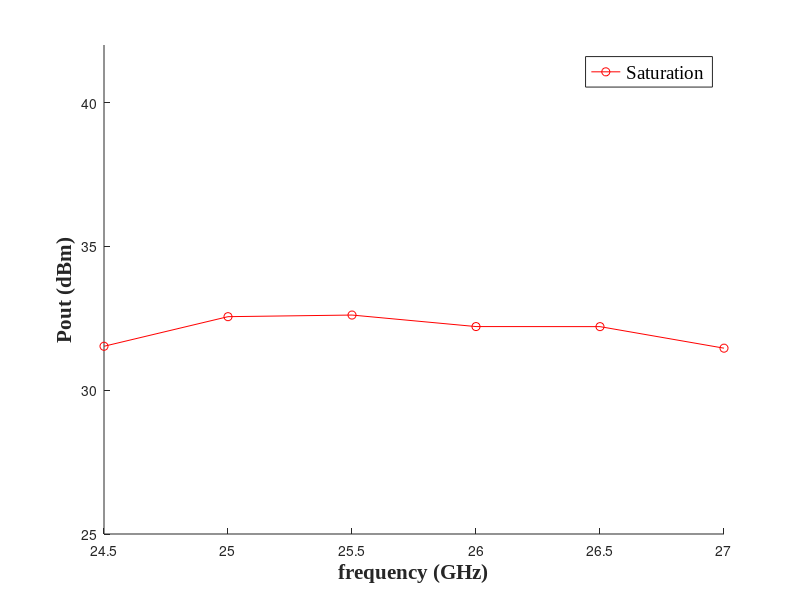
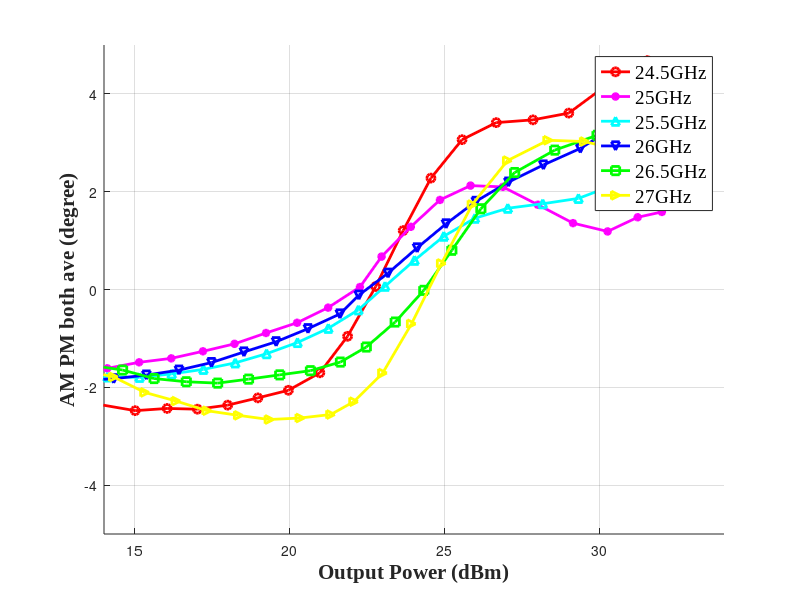
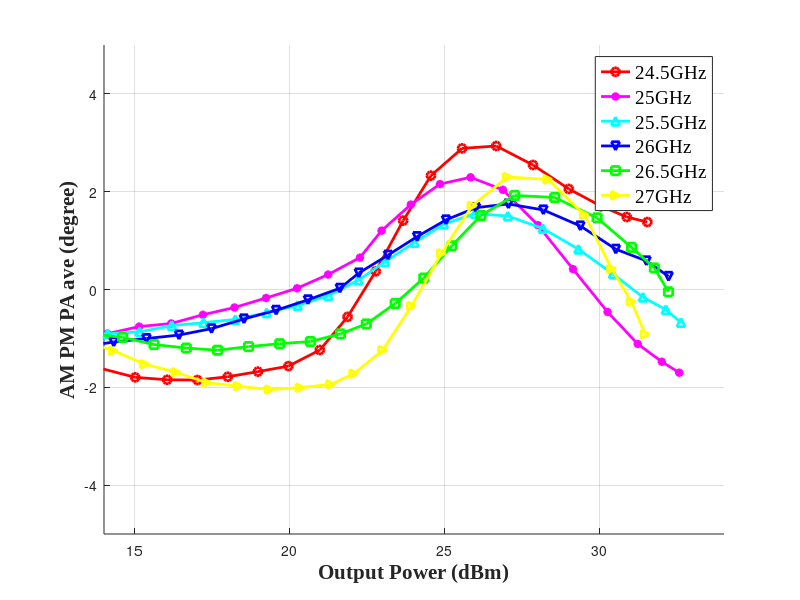
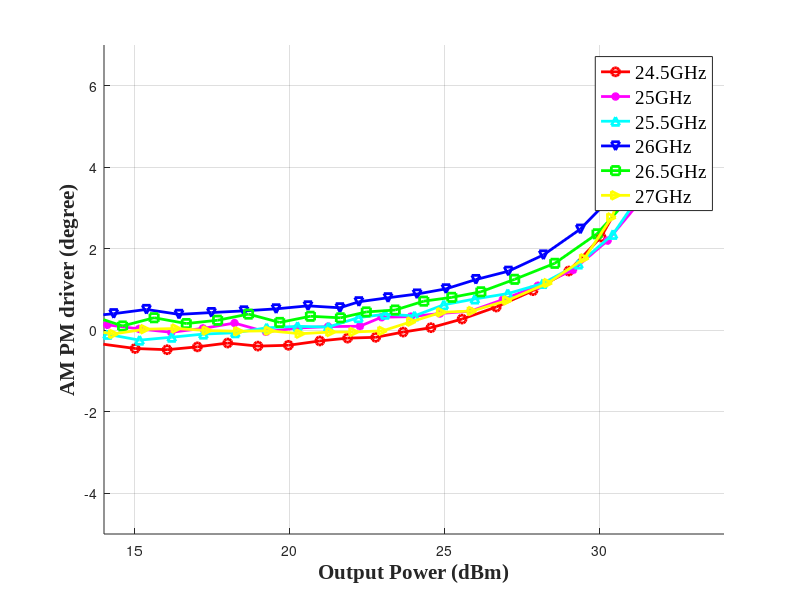

These figures' MATLAB source, in order:
%Main_NDPA_DPA_AM_PM
clc
clear
close all

%
Freq_real=24.5:0.5:27; Pin_real=-36:1:-9; 
pin_min=-36;
pin_max=-9;
load('Driver_24G_30G_SBP_mmwave_2.mat')

%
Nd=length(Gain_driver); Nf=length(Freq_real);
AMPM_real=zeros(Nd,Nf); AMAM_real=zeros(Nd,Nf); 
Pout_real=zeros(Nd,Nf); DE_real1=zeros(Nd,Nf);
Gain_PA_real=zeros(Nd,Nf); PAE_real1=zeros(Nd,Nf);
AMPM_both=zeros(Nd,Nf);AMPM_ave=zeros(Nd,Nf);
AMPM_PA=zeros(Nd,Nf);AMPM_PA2=zeros(Nd,Nf);
AMPM_PA_ave=zeros(Nd,Nf);AMPM_driver=zeros(Nd,Nf);
%
%AMPM_real(:,1)=Phase_PA-mean(Phase_PA);
% driver_array=fun_phase_array_SBP(Freq_real(1)*1e9,pin_min,pin_max);
% AMPM_driver(:,1)=driver_array-mean(driver_array);
% AMPM_both(:,1)=Phase_PA_Driver-mean(Phase_PA_Driver);
% AMPM_PA(:,1)=AMPM_both(:,1)-driver_array(1);
% AMPM_PA2(:,1)=AMPM_PA(:,1)-mean(AMPM_PA(:,1));
% AMPM_PA_ave(:,1)=movmean(AMPM_PA2(:,1),5);
% AMPM_ave(:,1)=movmean(AMPM_both(:,1),5);
% Pout_real(:,1)=Pout;
% AMAM_real(:,1)=Gain_PA;
% figure()
% plot(Pout_real(:,1),Gain_PA_real(:,1))
% figure()
% plot(Pout_real(:,1),AMPM_real(:,1))

for k=1:6
    if k==1
        load('MMwave_DPA_24_5GHz_CW_2.mat')
    elseif k==2
        load('MMwave_DPA_25GHz_CW_2.mat');
    elseif k==3
        load('MMwave_DPA_25_5GHz_CW_2.mat');
    elseif k==4
        load('MMwave_DPA_26GHz_CW_2.mat');
    elseif k==5
        load('MMwave_DPA_26_5GHz_CW_2.mat');
    elseif k==6
        load('MMwave_DPA_27GHz_CW_2.mat');     
    end
driver_array=phase_driver(:,k+1);
AMPM_both(:,k)=Phase_PA_Driver;
AMPM_both2(:,k)=Phase_PA_Driver-mean(Phase_PA_Driver);
% 
AMPM_PA(:,k)=AMPM_both(:,k)-driver_array;
AMPM_PA2(:,k)=AMPM_PA(:,k)-mean(AMPM_PA(:,k));
AMPM_ave(:,k)=movmean(AMPM_both2(:,k),5);
AMPM_PA_ave(:,k)=movmean(AMPM_PA2(:,k),5);
Pout_real(:,k)=Pout;
AMAM_real(:,k)=Gain_PA;
AMPM_driver(:,k)=driver_array-driver_array(1);
end
% %

% 

linestyle1=char('-ro', '-m*', '-c^', '-bv', '-gs', '-y>', '-k<','-r*', '-m^', '-cv','-bs','-g>', '-y<', '-ko');
%
RFfreq=24.5:0.5:27;

% ;
figure()
hold on
plot(RFfreq,max(Pout_real),'-ro');
% plot(RFfreq,Pout_1dB,'-bv')
axis([24.5,27,25,42]);
set(gcf,'color','w');
h=legend('Saturation','1dB Compression');
set(h,'fontsize',14,'fontname','Times New Roman')
% title('DE vs Normalized Pout for various x_n','fontsize',14,'fontname','Times New Roman');
xlabel('frequency (GHz)','fontsize',15,'fontname','Times New Roman','fontweight','b');
ylabel('Pout (dBm)','fontsize',15,'fontname','Times New Roman','fontweight','b');   
hold off

figure()
hold on
for i=1:1:Nf
    plot(Pout_real(:,i),AMPM_ave(:,i),linestyle1(i,:),'linewidth',2);
end
set(gcf,'color','w');
axis([14,34,-5,5]);
h=legend('24.5GHz','25GHz','25.5GHz','26GHz','26.5GHz','27GHz');
set(h,'fontsize',14,'fontname','Times New Roman')
% title('DE vs Normalized Pout for various x_n','fontsize',14,'fontname','Times New Roman');
xlabel('Output Power (dBm)','fontsize',15,'fontname','Times New Roman','fontweight','b');
ylabel('AM PM both ave (degree)','fontsize',15,'fontname','Times New Roman','fontweight','b');    
hold off    
grid on

%
% figure()
% hold on
% for i=1:1:Nf
%     plot(Pout_real(:,i),AMPM_both(:,i),linestyle1(i,:),'linewidth',2);
% end
% set(gcf,'color','w');
% axis([5,34,-10,20]);
% h=legend('24.5GHz','25GHz','25.5GHz','26GHz','26.5GHz','27GHz');set(h,'fontsize',14,'fontname','Times New Roman')
% % title('DE vs Normalized Pout for various x_n','fontsize',14,'fontname','Times New Roman');
% xlabel('Output Power (dBm)','fontsize',15,'fontname','Times New Roman','fontweight','b');
% ylabel('AM PM both (degree)','fontsize',15,'fontname','Times New Roman','fontweight','b');    
% hold off    
% grid on


% figure()
% hold on
% for i=1:1:Nf
%     plot(Pout_real(:,i),AMPM_PA2(:,i),linestyle1(i,:),'linewidth',2);
% end
% set(gcf,'color','w');
% axis([5,34,-10,20]);
% h=legend('24.5GHz','25GHz','25.5GHz','26GHz','26.5GHz','27GHz');set(h,'fontsize',14,'fontname','Times New Roman')
% % title('DE vs Normalized Pout for various x_n','fontsize',14,'fontname','Times New Roman');
% xlabel('Output Power (dBm)','fontsize',15,'fontname','Times New Roman','fontweight','b');
% ylabel('AM PM PA (degree)','fontsize',15,'fontname','Times New Roman','fontweight','b');    
% hold off    
% grid on

%
figure()
hold on
for i=1:1:Nf
    plot(Pout_real(:,i),AMPM_PA_ave(:,i),linestyle1(i,:),'linewidth',2);
end
set(gcf,'color','w');
axis([14,34,-5,5]);
h=legend('24.5GHz','25GHz','25.5GHz','26GHz','26.5GHz','27GHz');set(h,'fontsize',14,'fontname','Times New Roman')
% title('DE vs Normalized Pout for various x_n','fontsize',14,'fontname','Times New Roman');
xlabel('Output Power (dBm)','fontsize',15,'fontname','Times New Roman','fontweight','b');
ylabel('AM PM PA ave (degree)','fontsize',15,'fontname','Times New Roman','fontweight','b');    
hold off    
grid on

figure()
hold on
for i=1:1:Nf
    plot(Pout_real(:,i),AMPM_driver(:,i),linestyle1(i,:),'linewidth',2);
end
set(gcf,'color','w');
axis([14,34,-5,7]);
h=legend('24.5GHz','25GHz','25.5GHz','26GHz','26.5GHz','27GHz');set(h,'fontsize',14,'fontname','Times New Roman')
% title('DE vs Normalized Pout for various x_n','fontsize',14,'fontname','Times New Roman');
xlabel('Output Power (dBm)','fontsize',15,'fontname','Times New Roman','fontweight','b');
ylabel('AM PM driver (degree)','fontsize',15,'fontname','Times New Roman','fontweight','b');    
hold off    
grid on

figure()
hold on
for i=1:1:Nf
    plot(Pout_real(:,i),AMAM_real(:,i)+4.4,linestyle1(i,:),'linewidth',2);
end
set(gcf,'color','w');
axis([14,34,0,10]);
h=legend('24.5GHz','25GHz','25.5GHz','26GHz','26.5GHz','27GHz');set(h,'fontsize',14,'fontname','Times New Roman')
% title('DE vs Normalized Pout for various x_n','fontsize',14,'fontname','Times New Roman');
xlabel('Output Power (dBm)','fontsize',15,'fontname','Times New Roman','fontweight','b');
ylabel('AM AM PA (degree)','fontsize',15,'fontname','Times New Roman','fontweight','b');    
hold off    
grid on

